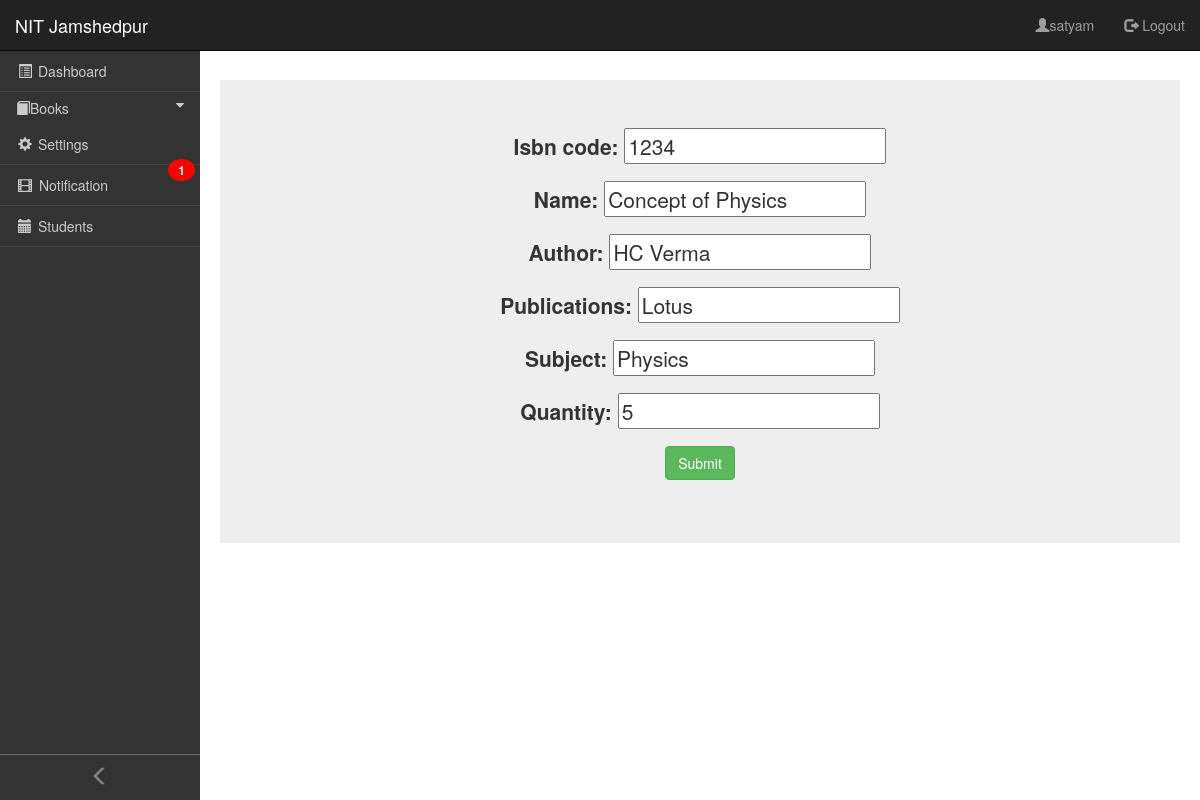
The page /books/modify_book/1/ (signed in) on the database its author committed.
### books/models.py (models this page shows, shortened)
class Books(models.Model):
    isbn_code=models.CharField(max_length=30, unique=True)
    name=models.CharField(max_length=30)
    author=models.CharField(max_length=30)
    publications=models.CharField(max_length=30)
    subject=models.CharField(max_length=30)
    quantity=models.PositiveIntegerField()
    class Meta:
        ordering = ['name', 'author']
        unique_together = ("name", "author", "publications")

### books/views.py (the view, shortened to what this page needs)
# urls.py: re_path('modify_book/(?P<pk>\d+)/', views.BookUpdateView.as_view(), name='update'),
class BookUpdateView(UpdateView):
    fields=('isbn_code', 'name', 'author', 'publications', 'subject', 'quantity')
    model=Books
    template_name='books/modify_books.html'
    def get_context_data(self, **kwargs):
        if self.request.session.has_key('libusername'):
            context=super().get_context_data(**kwargs)
            context["librarian"]="librarian"
            context["username"]=self.request.session['libusername']
            return context

### librarian/templatetags/custom_filters.py (called while the page is built)
def numr(value):
    num=RequestBooks.objects.count()
    return num

### templates/books/modify_books.html (shortened to what this page needs)
<!DOCTYPE html>
{% extends "nav-librarian/nav-bar.html" %}
{% load static %}
    {% block body_block %}
    <div class="jumbotron">
      <div class="container-fluid">
        <div class="row justify-content-md-center">
          <form class="" action="" method="post">
            <div style="text-align:center" class="form-group">
              {{ form.as_p }}
              <button type="submit" class="btn btn-success" name="button">Submit</button>
            </div>
            </form>
        </div>
      </div>
    </div>
    {% endblock %}

### rows shown on the page
Books: isbn_code "1234", name "Concept of Physics", author "HC Verma", publications "Lotus", subject "Physics", quantity "5"

### other values the page prints
{{ username }} "satyam"
{{ 1|numr }} "1"
